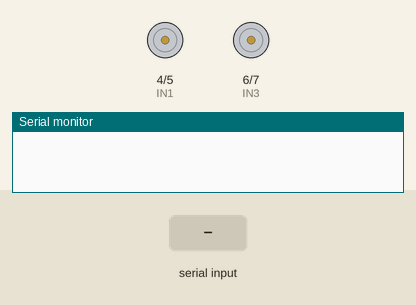
Recording of a sketch running on a simulated Arduino Uno, built with avr-gcc and run on an emulated ATmega328P. Shown: motor-driver pin pairs drawn as motors (green arrow = first pin HIGH = forward, orange = second pin HIGH = backward, longer = more drive), the last lines printed to the serial monitor. Inputs (shaded band) come from the test bench.

Above: at 1.2 s.
1.3 s: "F\n" received over the second serial link
At 1.6 s:
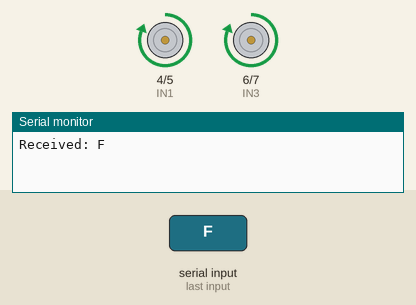
2.8 s: "B\n" received over the second serial link
At 4.0 s:
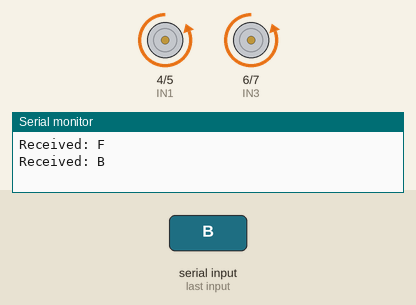
4.3 s: "L\n" received over the second serial link
At 5.1 s:
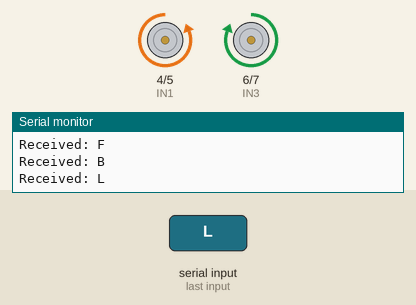
5.8 s: "R\n" received over the second serial link
At 6.2 s:
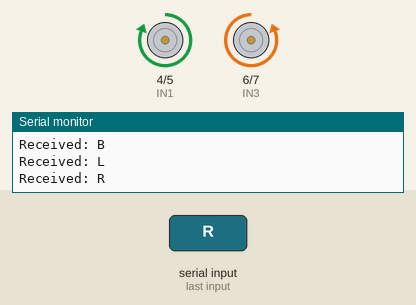
Timing chart, 0 to 8.3 s (numbered marks = the images above; inputs shaded):
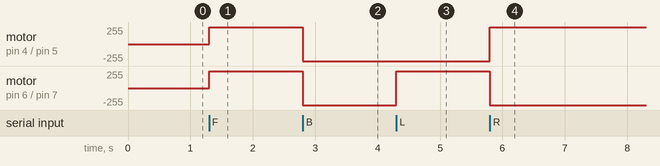

The sketch:

Receiver.ino
```cpp
#include <SoftwareSerial.h>

SoftwareSerial rfSerial(2, 3); // TX=3, RX=2 (connected to RF receiver)

#define IN1 4
#define IN2 5
#define IN3 6
#define IN4 7

void setup() {
  rfSerial.begin(9600);
  Serial.begin(9600);

  pinMode(IN1, OUTPUT);
  pinMode(IN2, OUTPUT);
  pinMode(IN3, OUTPUT);
  pinMode(IN4, OUTPUT);

  stopMotors();
}

void loop() {
  if (rfSerial.available()) {
    String cmd = rfSerial.readStringUntil('\n');
    cmd.trim();
    Serial.println("Received: " + cmd);

    if (cmd == "F") forward();
    else if (cmd == "B") backward();
    else if (cmd == "L") left();
    else if (cmd == "R") right();
    else stopMotors();
  }
}

void forward() {
  digitalWrite(IN1, HIGH);
  digitalWrite(IN2, LOW);
  digitalWrite(IN3, HIGH);
  digitalWrite(IN4, LOW);
}

void backward() {
  digitalWrite(IN1, LOW);
  digitalWrite(IN2, HIGH);
  digitalWrite(IN3, LOW);
  digitalWrite(IN4, HIGH);
}

void left() {
  digitalWrite(IN1, LOW);
  digitalWrite(IN2, HIGH);
  digitalWrite(IN3, HIGH);
  digitalWrite(IN4, LOW);
}

void right() {
  digitalWrite(IN1, HIGH);
  digitalWrite(IN2, LOW);
  digitalWrite(IN3, LOW);
  digitalWrite(IN4, HIGH);
}

void stopMotors() {
  digitalWrite(IN1, LOW);
  digitalWrite(IN2, LOW);
  digitalWrite(IN3, LOW);
  digitalWrite(IN4, LOW);
}
```

Measured:
- after the input at 1.3 s, motor on pin 4 (IN1) / pin 5 (IN2), motor on pin 6 (IN3) / pin 7 (IN4): stopped → forward 255/255 at once
- after the input at 2.8 s, motor on pin 4 (IN1) / pin 5 (IN2), motor on pin 6 (IN3) / pin 7 (IN4): forward 255/255 → backward 255/255 at once
- after the input at 4.3 s, motor on pin 6 (IN3) / pin 7 (IN4): backward 255/255 → forward 255/255 at once
- after the input at 5.8 s, motor on pin 4 (IN1) / pin 5 (IN2): backward 255/255 → forward 255/255 at once; motor on pin 6 (IN3) / pin 7 (IN4): forward 255/255 → backward 255/255 at once
